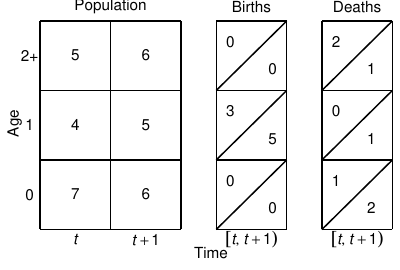

R code for this plot:


library(ggplot2)

data_popn_box <- data.frame(x =    c(0, 2, 2, 0, 1, 0, 0),
                            xend = c(2, 2, 0, 0, 1, 2, 2),
                            y =    c(0, 0, 3, 3, 0, 1, 2),
                            yend = c(0, 3, 3, 0, 3, 1, 2))
data_popn_label <- data.frame(x = c(1, 0.5, 1.5, 0.5, 1.5, 0.5, 1.5, 0.5, 1.5),
                              y = c(3.2, 0.5, 0.5, 1.5, 1.5, 2.5, 2.5, -0.15, -0.15),
                              label = c("Population", 7, 6, 4, 5, 5, 6, "italic(t)", "italic(t)+1"))
data_births_box <- data.frame(x =    c(2.5, 3.5, 3.5, 2.5, 2.5, 2.5, 2.5, 2.5, 2.5),
                              xend = c(3.5, 3.5, 2.5, 2.5, 3.5, 3.5, 3.5, 3.5, 3.5),
                              y =    c(0, 0, 3, 3, 1, 2, 0, 1, 2),
                              yend = c(0, 3,   3,     0, 1,   2, 1, 2, 3))
data_births_label <- data.frame(x =  c(3,   2.7, 3.3, 2.7, 3.3, 2.7, 3.3, 3),
                                y =  c(3.2, 0.7, 0.3, 1.7, 1.3, 2.7, 2.3, -0.15),
                                label = c("Births", 0, 0, 3, 5, 0, 0, 'group("[",list(italic(t),italic(t+1)),")")'))
data_deaths_box <- data.frame(x =    c(4, 5, 5, 4, 4, 4, 4, 4, 4),
                              xend = c(5, 5, 4, 4, 5, 5, 5, 5, 5),
                              y =    c(0, 0, 3, 3, 1, 2, 0, 1, 2),
                              yend = c(0, 3, 3, 0, 1, 2, 1, 2, 3))
data_deaths_label <- data.frame(x = c(4.5, 4.2, 4.7, 4.2, 4.7, 4.2, 4.7, 4.5),
                                y = c(3.2, 0.7, 0.3, 1.7, 1.3, 2.7, 2.3, -0.15),
                                label = c("Deaths", 1, 2, 0, 1, 2, 1, 'group("[",list(italic(t),italic(t+1)),")")'))
data_age_label <- data.frame(x = rep(-0.15, 3),
                             y = c(0.5, 1.5, 2.5),
                             label = c("0", "1", "2+"))
                                       
p <- ggplot(data_popn_box, aes(x = x, y = y)) +
    theme_bw() +
    theme(panel.border = element_blank(),
          panel.grid.major = element_blank(),
          panel.grid.minor = element_blank(),
          axis.text = element_blank(),
          axis.ticks = element_blank()) +
    coord_cartesian(expand = FALSE,
                    clip = "off") +
    ## population
    geom_segment(aes(x = x, y = y, xend = xend, yend = yend),
                 data = data_popn_box) +
    geom_text(aes(label = label),
              data = data_popn_label,
              parse = TRUE) +
    ## births
    geom_segment(aes(x = x, y = y, xend = xend, yend = yend),
                 data = data_births_box) +
    geom_text(aes(label = label),
              data = data_births_label,
              parse = TRUE) +
    ## deaths
    geom_segment(aes(x = x, y = y, xend = xend, yend = yend),
                 data = data_deaths_box) +
    geom_text(aes(label = label),
              data = data_deaths_label,
              parse = TRUE) +
    ## age labels
    geom_text(aes(label = label),
              data = data_age_label) +
    ## other
    xlab("Time") +
    ylab("Age")

graphics.off()
pdf(file = "figures_accounts/fig_account_withage.pdf",
    width = 4,
    height = 2.7)
plot(p)
dev.off()
